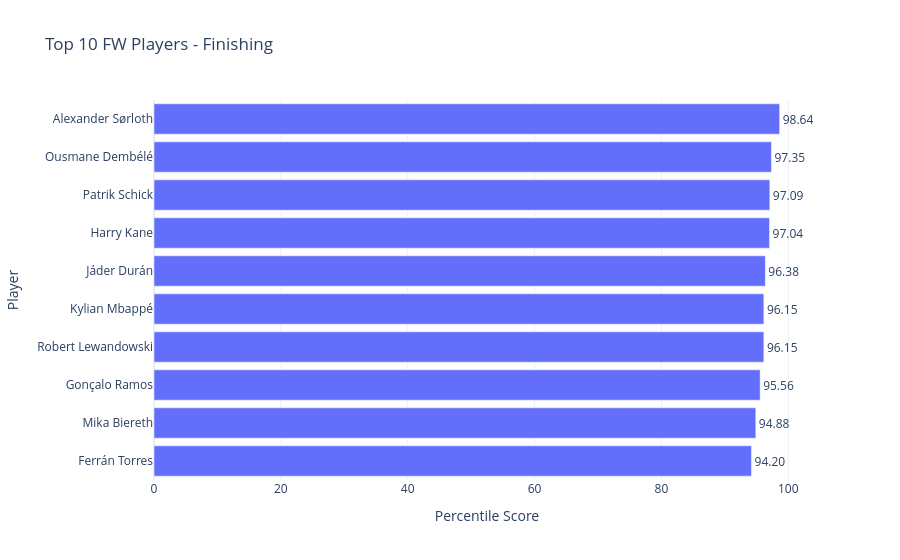

The notebook cell saved with this chart:
### Code cell
plot_top_players(
    "Finishing_Score",
    "FW",
    top_n=10
)

### Figure 1 — Plotly figure (JSON) as saved in the notebook; plotly's stock layout.template omitted (floating-point values rounded to 4 significant figures)
{"data": [{"customdata": [["Barcelona", "es ESP"], ["Monaco", "dk DEN"], ["Paris S-G", "pt POR"], ["Barcelona", "pl POL"], ["Real Madrid", "fr FRA"], ["Aston Villa", "co COL"], ["Bayern Munich", "eng ENG"], ["Leverkusen", "cz CZE"], ["Paris S-G", "fr FRA"], ["Atlético Madrid", "no NOR"]], "hovertemplate": "Finishing_Score=%{x}<br>Player=%{y}<br>Squad=%{customdata[0]}<br>Nation=%{customdata[1]}<extra></extra>", "legendgroup": "", "marker": {"color": "#636efa", "pattern": {"shape": ""}}, "name": "", "orientation": "h", "showlegend": false, "textposition": "outside", "texttemplate": "%{x:.2f}", "type": "bar", "x": [94.2, 94.88, 95.56, 96.15, 96.15, 96.38, 97.04, 97.09, 97.35, 98.64], "xaxis": "x", "y": ["Ferrán Torres", "Mika Biereth", "Gonçalo Ramos", "Robert Lewandowski", "Kylian Mbappé", "Jáder Durán", "Harry Kane", "Patrik Schick", "Ousmane Dembélé", "Alexander Sørloth"], "yaxis": "y"}], "layout": {"barmode": "relative", "legend": {"tracegroupgap": 0}, "title": {"text": "Top 10 FW Players - Finishing"}, "xaxis": {"anchor": "y", "domain": [0, 1], "range": [0, 105], "title": {"text": "Percentile Score"}}, "yaxis": {"anchor": "x", "domain": [0, 1], "title": {"text": "Player"}}}}
